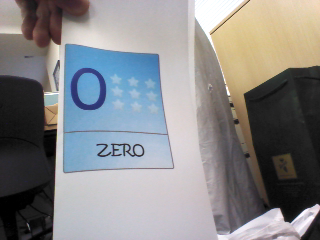
#> input picture opencv/ImageRecognition/vision/database0000001.tiff, 320 x 240 px
$ python ObtenerColor.py ImageRecognition/vision/database0000001.tiff
#> lines starting #> are read from the running program, lines starting #| are printed output that depends on the picture
#!/usr/bin/python
# Uso: Dar ruta de imagen al llamar script:
# python /ruta/a/imagen.extension
import sys
import cv2
import json
import numpy as np
import matplotlib.pyplot as plt  # noqa
from sklearn.cluster import KMeans


# ------IMPORTAR LIBRERAS matplot y kmeans ---------------

# Definir ruta de imagen dada como argumento.
rutaImagen = ""
if (len(sys.argv) >= 2):
    rutaImagen = sys.argv[1]

# "CONSTANTES".
CANTIDAD_CLUSTERS = 5

# GLOBALES.
posicionMayor = 0
valoresRgbMayoritarios = [0, 0, 0]


def find_histogram(clt):
    """
    create a histogram with k clusters
    :param: clt
    :return:hist
    """
    numLabels = np.arange(0, len(np.unique(clt.labels_)) + 1)
    (hist, _) = np.histogram(clt.labels_, bins=numLabels)

    hist = hist.astype("float")
    hist /= hist.sum()

    mayor = ("%.4f" % max(hist))

    i = 0

    for n in hist:
        numero = ("%.4f" % n)
        if (numero == mayor):
            global posicionMayor
            posicionMayor = i

        i = i + 1

    return hist


def plot_colors2(hist, centroids):
    bar = np.zeros((50, 300, 3), dtype="uint8")
    startX = 0

    for (percent, color) in zip(hist, centroids):
        # plot the relative percentage of each cluster
        endX = startX + (percent * 300)
        cv2.rectangle(bar, (int(startX), 0), (int(endX), 50),
                      color.astype("uint8").tolist(), -1)
        startX = endX

    # Definir valores rgb mayoritario.
    rgb = centroids[posicionMayor]
    global valoresRgbMayoritarios
    valoresRgbMayoritarios = rgb

    # Descomentar para depurar.
    """
    print("RED : " + str(rgb[0]))
    print("GREEN : " + str(rgb[1]))
    print("BLUE : " + str(rgb[2]))
    """

    # return the bar chart
    return bar


# main
def main():
    if (rutaImagen != ""):
        img = cv2.imread(rutaImagen)
#> img is the input picture: shape (240, 320, 3); mean B, G, R 136.7, 135.4, 135.4
        img = cv2.cvtColor(img, cv2.COLOR_BGR2RGB)

        img = img.reshape((img.shape[0] * img.shape[1], 3))  # represent as row*column,channel number
        global CANTIDAD_CLUSTERS
        clt = KMeans(n_clusters=CANTIDAD_CLUSTERS)  # cluster number
        clt.fit(img)

        hist = find_histogram(clt)
        bar = plot_colors2(hist, clt.cluster_centers_)  # noqa
#> after the loop in plot_colors2, `for (percent, color) in zip(hist, centroids):`:
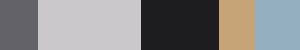
#> bar: shape (50, 300, 3); mean of channels 0, 1, 2 134.9, 134.7, 135.9; drawn as B, G, R

        # Descomentar para depurar.
        """
        plt.axis("off")
        plt.imshow(bar)
        plt.show()
        """

    # Retornar valores mayoritarios de rgb.
    return valoresRgbMayoritarios


# Llamar a main.
# Descomentar para depurar.
"""
valoresRgb = main()
print(json.dumps({"valoresRgb": valoresRgbMayoritarios.tolist()}))
"""
main()
